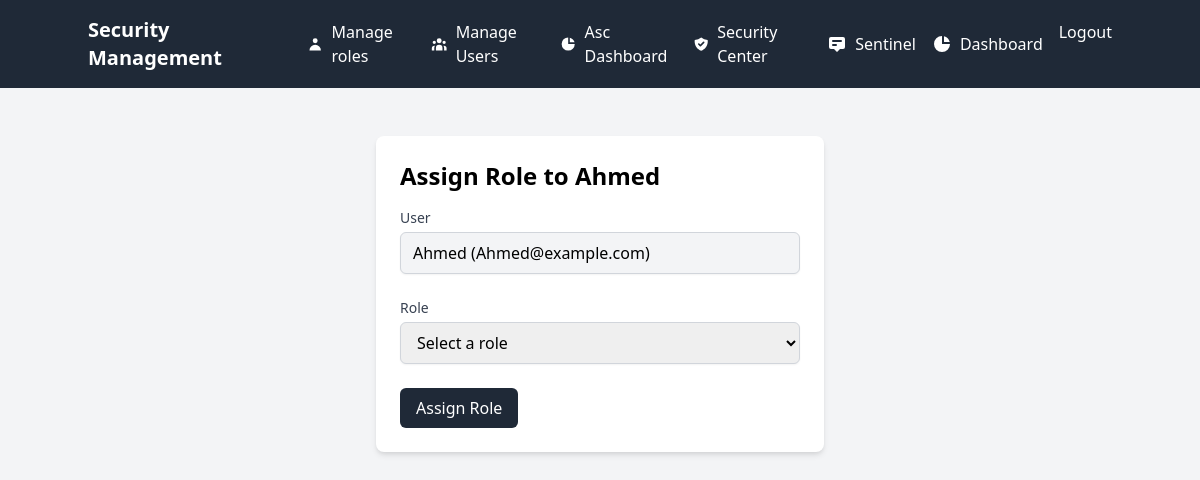
The page /admin/assign_role/2 (signed in) on the database as committed earlier.
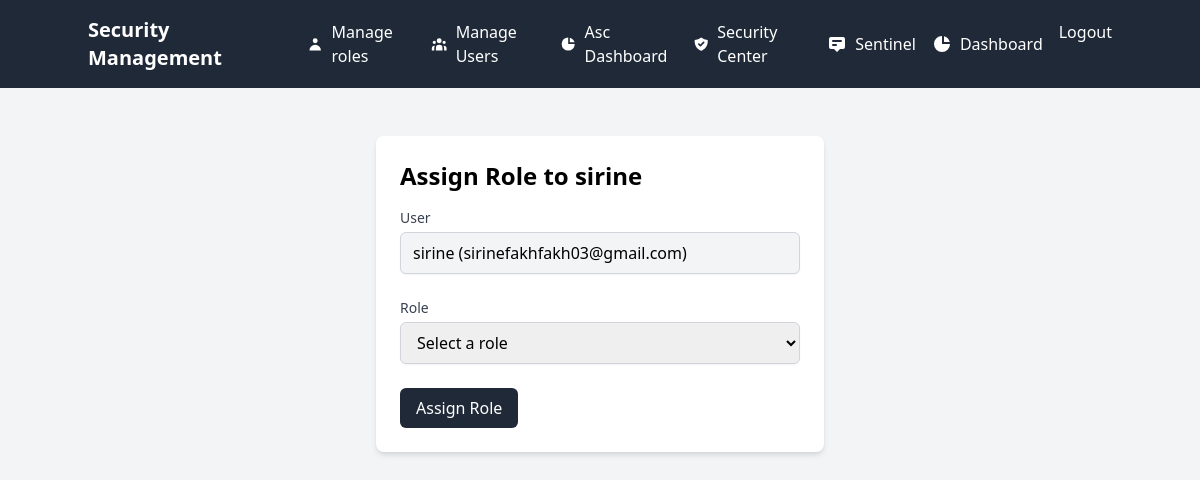
The same page on the database as committed later.
### app.py (models this page shows)
class User(UserMixin, db.Model):
    id = db.Column(db.Integer, primary_key=True)
    username = db.Column(db.String(80), unique=True, nullable=False)
    email = db.Column(db.String(120), unique=True, nullable=False)
    password_hash = db.Column(db.String(120), nullable=False)
    role = db.Column(db.String(20), nullable=False, default='user')
    totp_secret = db.Column(db.String(120), nullable=True)
    role_id = db.Column(db.Integer, db.ForeignKey('role.id'), nullable=True)
    role_relation = db.relationship('Role', backref='users', foreign_keys=[role_id])
    is_active = db.Column(db.Boolean, default=True)
    def has_permission(self, permission_name):
        if not self.role_relation:
            return False
        return db.session.query(
            exists().where(
                and_(
                    RolePermission.role_id == self.role_relation.id,
                    RolePermission.permission_id == Permission.id,
                    Permission.name == permission_name
                )
            )
        ).scalar()

### app.py (the view, shortened to what this page needs)
@admin_bp.route('/assign_role/<int:user_id>', methods=['GET', 'POST'])
@login_required
def assign_role(user_id):
    user = User.query.get_or_404(user_id)
    roles = Role.query.all()
    return render_template('admin/assign_role.html', user=user, roles=roles)

### app.py (called while the page is built)
@login_manager.user_loader
def load_user(user_id):
    return db.session.get(User, int(user_id))

### templates/admin/assign_role.html (shortened to what this page needs)
{% extends "base.html" %}
{% block content %}
<div class="container mx-auto px-4 py-8">
    <div class="p-6 max-w-md mx-auto bg-white rounded-lg shadow-md">
        <h2 class="text-2xl font-semibold mb-4">Assign Role to {{ user.username }}</h2>
        <form method="POST" action="{{ url_for('admin_bp.assign_role', user_id=user.id) }}" class="space-y-6">
            <div>
                <label class="block text-sm font-medium text-gray-700">User</label>
                <input type="text" value="{{ user.username }} ({{ user.email }})" disabled
                    class="mt-1 block w-full px-3 py-2 border border-gray-300 rounded-md shadow-sm bg-gray-100">
            </div>
            <div>
                <label for="role" class="block text-sm font-medium text-gray-700">Role</label>
                <div class="mt-1">
                    <select id="role" name="role_id" required class="block w-full px-3 py-2 border border-gray-300 rounded-md shadow-sm focus:ring-blue-500 focus:border-blue-500">
                        <option value="">Select a role</option>
                    </select>
                </div>
            </div>
            <div>
                <button type="submit" class="bg-gray-800 hover:bg-blue-700 text-white px-4 py-2 rounded-md transition">Assign Role</button>
            </div>
        </form>
    </div>
</div>
{% endblock %}

Rows that differ between the two databases and show on the page:
changed User: username "Ahmed" → "sirine"; username "Ahmed (Ahmed@example.com)" → "sirine (sirinefakhfakh03@gmail.com)"
